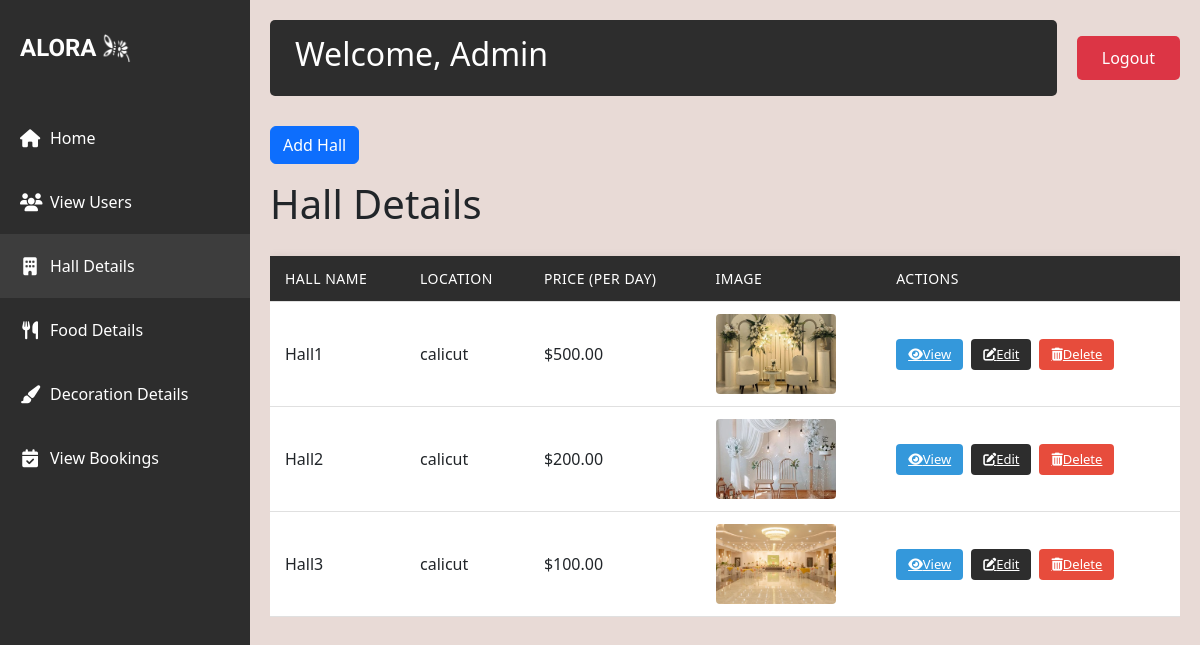
Page /adddetails on the earlier database version.
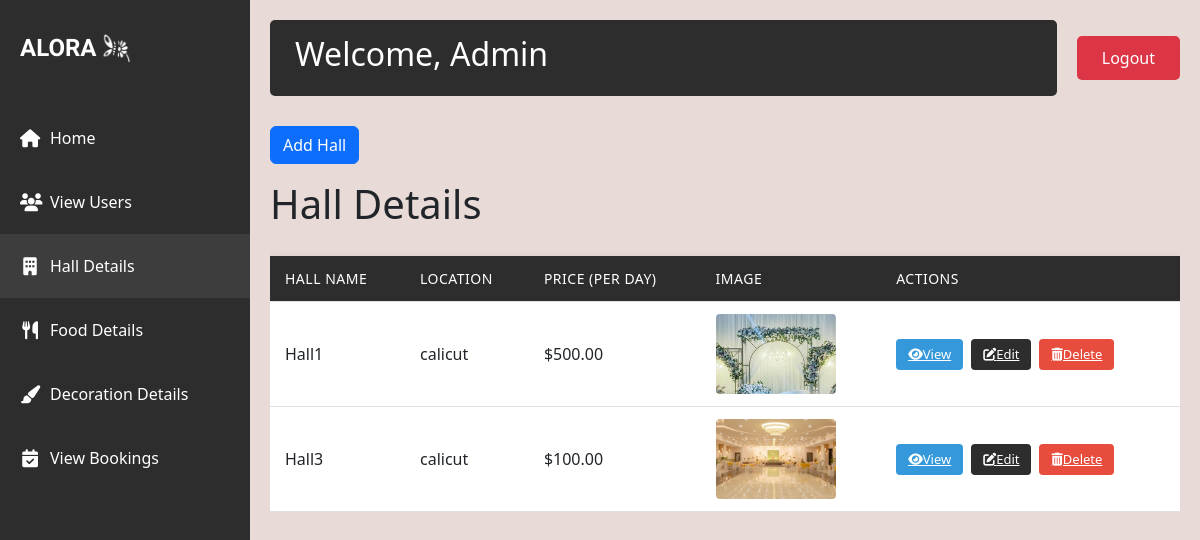
Same page on the later database version.
### aloraapp/models.py (models this page shows)
class Halls(models.Model):
    hall_name=models.CharField(max_length=100)
    location=models.CharField(max_length=200)
    capacity=models.IntegerField()
    price_per_day=models.DecimalField(max_digits=10,decimal_places=2)
    photo_url=models.FileField()
    hall_description=models.TextField(null=True,blank=True)

### aloraapp/views.py (the view)
# urls.py: path('adddetails',views.hall_details,name='halldetails'),
def hall_details(request):
    data=Halls.objects.all()
    return render(request,'hall_details.html',{'data':data})

### template/hall_details.html (shortened to what this page needs)
<!DOCTYPE html>
<html lang="en">
<head>
    {% load static %}
    <link href="https://cdn.jsdelivr.net/npm/bootstrap@5.3.0/dist/css/bootstrap.min.css" rel="stylesheet">
    <link rel="stylesheet" href="https://cdnjs.cloudflare.com/ajax/libs/font-awesome/6.4.0/css/all.min.css">
</head>
<body>
    <div class="sidebar">
        <div class="logo-container">
            <div class="logo">ALORA</div>
            <img src="{% static 'aloral.png' %}" alt="Light Bulb" class="logo-image">
        </div>
        <nav class="nav flex-column">
            <a class="nav-link" href="{% url 'admin' %}">
                <i class="fas fa-home"></i> Home
            </a>
            <a class="nav-link" href="{% url 'viewusers' %}">
                <i class="fas fa-users"></i> View Users
            </a>
            <a class="nav-link active" href="{% url 'halldetails' %}">
                <i class="fas fa-building"></i> Hall Details
            </a>
            <a class="nav-link" href="{% url 'fooddetails' %}">
                <i class="fas fa-utensils"></i> Food Details
            </a>
            <a class="nav-link" href="{% url 'decorationdetails' %}">
                <i class="fas fa-paint-brush"></i> Decoration Details
            </a>
            <a class="nav-link" href="{% url 'admin_view_booking' %}">
                <i class="fas fa-calendar-check"></i> View Bookings
            </a>
        </nav>
    </div>
    <div class="main-content">
        <div class="top-nav">
            <div class="welcome-section">
                <h2>Welcome, Admin</h2>
            </div>
            <a href="{% url 'logout' %}" class="logout-btn">Logout</a>
        </div>
        <a href="{% url 'addhall' %}" class="btn btn-primary mb-3">Add Hall</a>
        <h1>Hall Details</h1>
        <div class="table-responsive">
            <table class="hall-table">
                <thead>
                    <tr>
                        <th>Hall Name</th>
                        <th>Location</th>
                        <th>Price (Per Day)</th>
                        <th>Image</th>
                        <th>Actions</th>
                    </tr>
                </thead>
                <tbody>
                    {% for x in data %}
                    <tr>
                        <td>{{ x.hall_name }}</td>
                        <td>{{ x.location }}</td>
                        <td>${{ x.price_per_day }}</td>
                        <td><img src="{{ x.photo_url.url }}" alt="{{ x.hall_name }}"></td>
                        <td>
                            <div class="action-buttons">
                                <a href="{% url 'hall_detail' x.id %}" class="btn-action btn-view">
                                    <i class="fas fa-eye"></i> View
                                </a>
                                <a href="{% url 'edithall' x.id %}" class="btn-action btn-edit">
                                    <i class="fas fa-edit"></i> Edit
                                </a>
                                <a href="{% url 'deletehall' x.id %}" class="btn-action btn-delete">
                                    <i class="fas fa-trash-alt"></i> Delete
                                </a>
                            </div>
                        </td>
                    </tr>
                    {% endfor %}
                </tbody>
            </table>
        </div>
    </div>
</body>
</html>

Differences in the rows shown:
removed Halls: hall_name "Hall2", location "calicut", price_per_day "200.00", photo_url (picture)
changed Halls "Hall1": photo_url: a different picture
